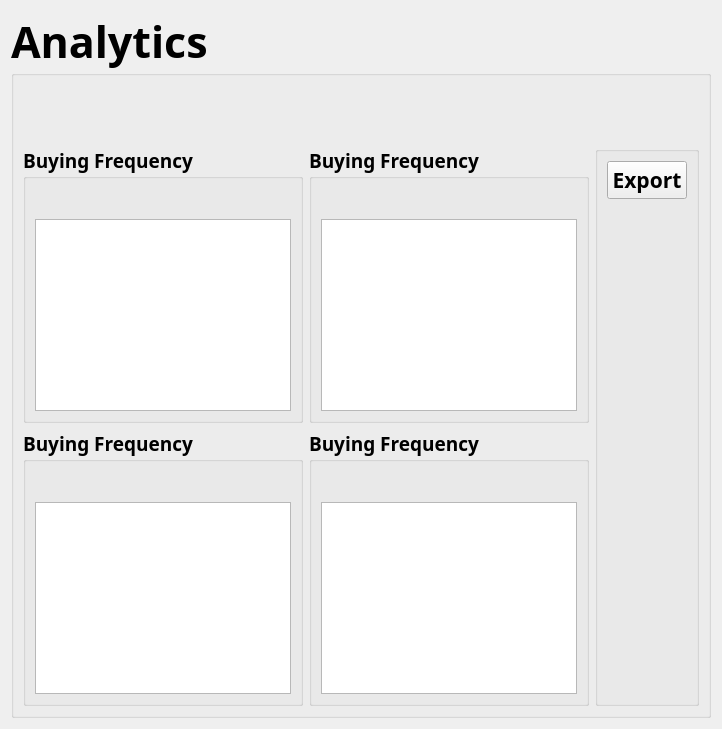
          <widget class="QWidget" name="pageAnalytics_business">
           <layout class="QGridLayout" name="gridLayout_4">
            <item row="1" column="0">
             <widget class="QGroupBox" name="groupBox_7">
              <property name="minimumSize">
               <size>
                <width>0</width>
                <height>0</height>
               </size>
              </property>
              <property name="font">
               <font>
                <family>Segoe UI Black</family>
                <pointsize>32</pointsize>
                <weight>75</weight>
                <bold>true</bold>
               </font>
              </property>
              <property name="title">
               <string>Analytics</string>
              </property>
              <layout class="QGridLayout" name="gridLayout_6">
               <property name="topMargin">
                <number>70</number>
               </property>
               <item row="0" column="0">
                <widget class="QGroupBox" name="groupBox_18">
                 <property name="font">
                  <font>
                   <family>Segoe UI Semibold</family>
                   <pointsize>14</pointsize>
                   <weight>75</weight>
                   <bold>true</bold>
                  </font>
                 </property>
                 <property name="title">
                  <string>Buying Frequency</string>
                 </property>
                 <layout class="QVBoxLayout" name="verticalLayout_18">
                  <property name="topMargin">
                   <number>40</number>
                  </property>
                  <item>
                   <widget class="QGraphicsView" name="graphicsView_business_1"/>
                  </item>
                 </layout>
                </widget>
               </item>
               <item row="0" column="1">
                <widget class="QGroupBox" name="groupBox_45">
                 <property name="font">
                  <font>
                   <family>Segoe UI Semibold</family>
                   <pointsize>14</pointsize>
                   <weight>75</weight>
                   <bold>true</bold>
                  </font>
                 </property>
                 <property name="title">
                  <string>Buying Frequency</string>
                 </property>
                 <layout class="QVBoxLayout" name="verticalLayout_19">
                  <property name="topMargin">
                   <number>40</number>
                  </property>
                  <item>
                   <widget class="QGraphicsView" name="graphicsView_business_2"/>
                  </item>
                 </layout>
                </widget>
               </item>
               <item row="0" column="2" rowspan="2">
                <widget class="QGroupBox" name="groupBox_19">
                 <property name="title">
                  <string/>
                 </property>
                 <layout class="QVBoxLayout" name="verticalLayout_8">
                  <item>
                   <widget class="QPushButton" name="export_business">
                    <property name="sizePolicy">
                     <sizepolicy hsizetype="Fixed" vsizetype="Fixed">
                      <horstretch>0</horstretch>
                      <verstretch>0</verstretch>
                     </sizepolicy>
                    </property>
                    <property name="font">
                     <font>
                      <family>Segoe UI Semibold</family>
                      <pointsize>16</pointsize>
                     </font>
                    </property>
                    <property name="text">
                     <string>Export</string>
                    </property>
                   </widget>
                  </item>
                  <item>
                   <spacer name="verticalSpacer_10">
                    <property name="orientation">
                     <enum>Qt::Vertical</enum>
                    </property>
                    <property name="sizeHint" stdset="0">
                     <size>
                      <width>20</width>
                      <height>40</height>
                     </size>
                    </property>
                   </spacer>
                  </item>
                 </layout>
                </widget>
               </item>
               <item row="1" column="0">
                <widget class="QGroupBox" name="groupBox_47">
                 <property name="font">
                  <font>
                   <family>Segoe UI Semibold</family>
                   <pointsize>14</pointsize>
                   <weight>75</weight>
                   <bold>true</bold>
                  </font>
                 </property>
                 <property name="title">
                  <string>Buying Frequency</string>
                 </property>
                 <layout class="QVBoxLayout" name="verticalLayout_21">
                  <property name="topMargin">
                   <number>40</number>
                  </property>
                  <item>
                   <widget class="QGraphicsView" name="graphicsView_business_3"/>
                  </item>
                 </layout>
                </widget>
               </item>
               <item row="1" column="1">
                <widget class="QGroupBox" name="groupBox_46">
                 <property name="font">
                  <font>
                   <family>Segoe UI Semibold</family>
                   <pointsize>14</pointsize>
                   <weight>75</weight>
                   <bold>true</bold>
                  </font>
                 </property>
                 <property name="title">
                  <string>Buying Frequency</string>
                 </property>
                 <layout class="QVBoxLayout" name="verticalLayout_20">
                  <property name="topMargin">
                   <number>40</number>
                  </property>
                  <item>
                   <widget class="QGraphicsView" name="graphicsView_business_4"/>
                  </item>
                 </layout>
                </widget>
               </item>
              </layout>
             </widget>
            </item>
           </layout>
          </widget>
